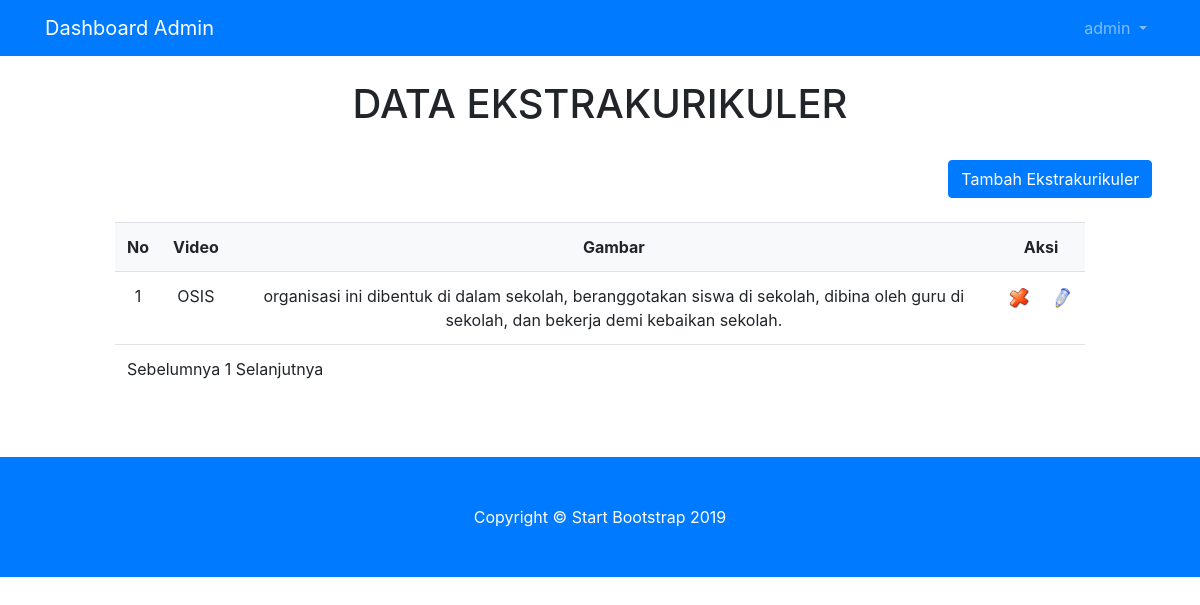
Before: /dashboard/ekstra/ekstra_data.php (signed in) with the older database file.
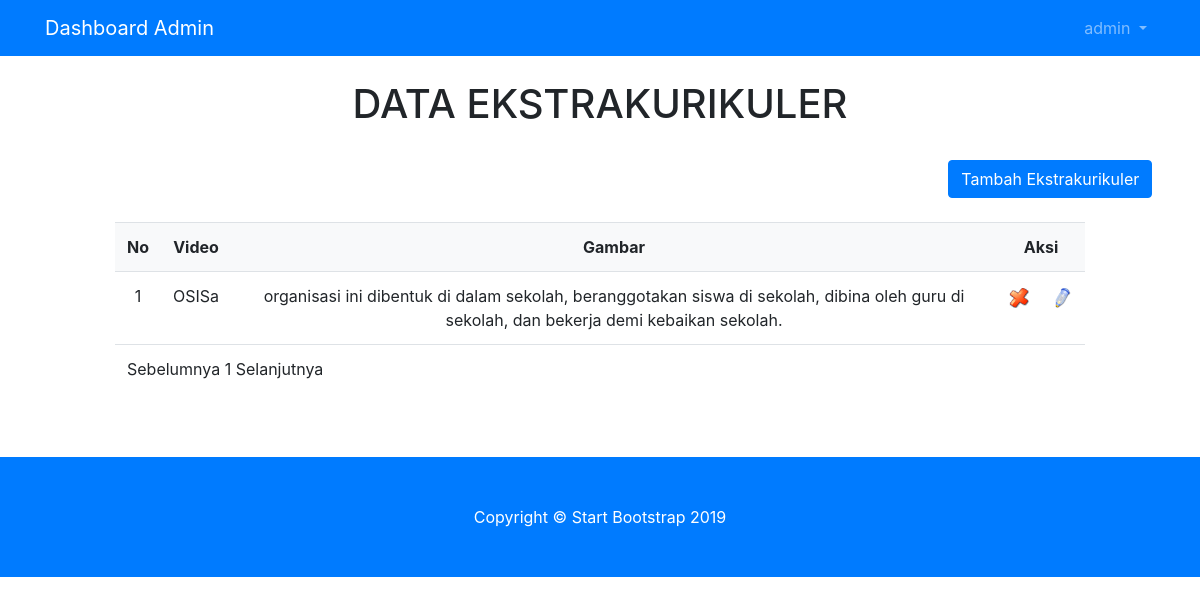
After: the same page with the newer database file.
### tables this page shows
CREATE TABLE `ekstra` (
  `idEkstra` int(11) NOT NULL,
  `nama` varchar(100) DEFAULT NULL,
  `deskripsi` varchar(255) DEFAULT NULL
);

### dashboard/ekstra/ekstra_data.php (the view, shortened to what this page needs)
<?php
include '../layout/header.php';
if (empty($_SESSION['username']) AND empty($_SESSION['status'])) {
	echo "<center>Untuk mengakses halaman ini, Anda harus login <br>";
	echo "<a href=index.php><b>LOGIN</b></a></center>";
}
else{
	?>
	<br>
	<div class="container-fluid">
		<center><h1>DATA EKSTRAKURIKULER</h1></center>
		<div class="row">
			<div class="col-md-1"></div>
			<div class="col-md-10">
				<br>
					<form action="ekstra_tambah.php">
						<div class="row">
							<div class="col-md-10">
							</div>
							<div class="col-md-2"><center><input type="submit" class="btn btn-primary" value="Tambah Ekstrakurikuler" /></center></div>
						</div>
						<br>
						<table class="table" >
							<tr class="bg-light">
									<td><div align="center"><strong>No</strong></div></td>
									<td><div align="center"><strong>Video</strong></div></td>
									<td><div align="center"><strong>Gambar</strong></div></td>
									<td colspan="2"><div align="center"><strong>Aksi</strong></div></td>
								</tr>
								<?php
								$batas = 20;
								$pg = isset( $_GET['pg'] ) ? $_GET['pg'] : "";
								if ( empty( $pg ) ) {
									$posisi = 0;
									$pg = 1;
								} else {
									$posisi = ( $pg - 1 ) * $batas;
								}
								$no=0+$posisi;
								$tampil="SELECT * FROM ekstra limit $posisi, $batas";
								$qryTampil=mysql_query($tampil);
								while ($dataTampil=mysql_fetch_array($qryTampil)) {
									$no++;
									?>
									<tr bgcolor="#FFFFFF">
										<td align="center"><?php echo $no ; ?></td>
										<td align="center"><?php echo $dataTampil['nama']; ?></td>
										<td align="center"><?php echo $dataTampil['deskripsi']; ?></td>
										<td>
											<div align="center">
												<a href="ekstra_hapus.php?idEkstra=<?php echo $dataTampil['idEkstra'] ; ?>" onclick="javascript: return confirm('Anda yakin hapus ?')"><img src="gambar/hapus.png" width="20"></a>
											</td>
											<td>
												<a href="ekstra_edit.php?idEkstra=<?php echo $dataTampil['idEkstra']; ?>"><img src="gambar/edit.png" width="20"></a>
											</div>
								<?php } ?>
								<tr bgcolor="#FFFFFF">
									<td colspan="11">
										<?php
										$jml_data = mysql_num_rows(mysql_query("SELECT * FROM ekstra"));
			$JmlHalaman = ceil($jml_data/$batas);
			if ( $pg > 1 ) {
				$link = $pg-1;
				$prev = "<a href='?pg=$link'>Sebelumnya </a>";
			} else {
				$prev = "Sebelumnya ";
			}
			$nmr = '';
			for ( $i = 1; $i<= $JmlHalaman; $i++ ){
				if ( $i == $pg ) {
					$nmr .= $i . " ";
				} else {
					$nmr .= "<a href='?pg=$i'>$i</a> ";
				}
			}
			if ( $pg < $JmlHalaman ) {
				$link = $pg + 1;
				$next = " <a href='?pg=$link'>Selanjutnya</a>";
			} else {
				$next = "Selanjutnya";
			}
			echo $prev . $nmr . $next;
			?>
		</td>
	</tr>
<br>
<br>
</div>
<div class="col-md-1"></div>
</div>
<?php }
include '../layout/footer.php';
?>

Changed rows visible on the page:
changed ekstra: nama "OSIS" → "OSISa"
